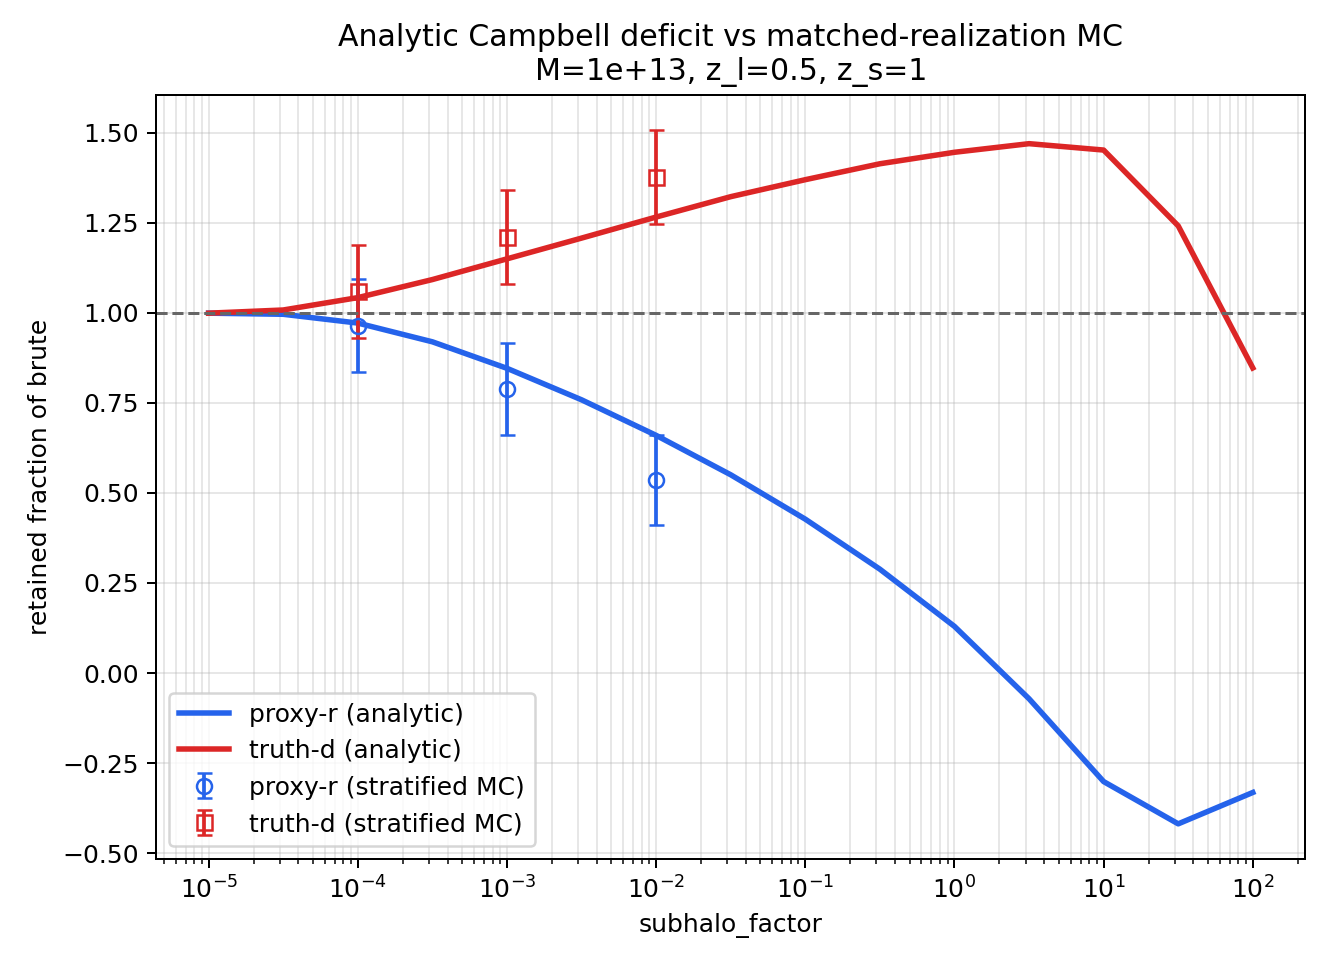

This chart was generated by the following Python code:
"""
Analytic (Campbell-integral) prediction of the subhalo_factor gate deficits.

For a single host (M, z_l, z_s) the matched-realization expectation of the
clump kappa^2 sum measured by subhalo_factor_dgate_area_scan.py is exactly

    E_gate = Nbar * int dm p_m(m) int dy q(y) int dd f(d|y) kappa_m(d)^2 * 1_gate

where
  p_m(m)  : SHMF mass pdf  ~ psi^(alpha-1) exp(-beta psi^omega), psi = m/M
  Nbar    : mean clump count above m_floor (power-law normalization, matching
            sample_brute_realization)
  q(y)    : area-weighted ray impact parameter pdf, 2y/rmax^2 on [0, rmax]
  f(d|y)  : pdf of clump-ray distance d given ray at host-center distance y,
            from the projected anti-biased subhalo radial profile
  gates   : brute (all), proxy-r (reach(m) >= y), truth-d (reach(m) >= d)

No Monte Carlo anywhere - straight quadrature. The output is compared against
the matched-realization scans (subhalo_factor_dgate_area_scan / paired_area_scan).

Physics functions come from scripts/subhalo_factor_proxy_check.py, which was
validated against the C++ (kappa/reach/NFW params/SHMF norm within <~1%,
2026-07-07).
"""
from __future__ import annotations

import argparse
import json
from pathlib import Path
import sys

import matplotlib
matplotlib.use("Agg")
import matplotlib.pyplot as plt
import numpy as np

ROOT = Path("/Users/baltabay/Desktop/gw-wl-emulator")
sys.path.insert(0, str(ROOT))

from scripts.subhalo_gate.subhalo_factor_proxy_check import (  # noqa: E402
    ALPHA, BETA, OMEGA, PSI_MAX,
    build_reach_interpolator, fg_kappa, gamma_norm, n_tau, nfw_params, sigma_crit,
)
from playground.dgate.subhalo_factor_dgate_area_scan import host_rmax  # noqa: E402


def projected_profile(c_host: float, r200: float, n_grid: int = 2048):
    """Projected (2D) surface pdf sigma(R) of the anti-biased subhalo profile.

    3D radial pdf (per sample_biased_radii): p3(x) ~ x^2/(1+cx)^2 * bias(x),
    x = r3d/r200 on [0,1].  Isotropic projection: R = r3d*sin(theta) with
    cos(theta) uniform, so  p2(R) = int_R^r200 p3(r) * R/(r*sqrt(r^2-R^2)) dr.
    Returns sigma(R) = p2(R)/(2 pi R)  (surface density, normalized so that
    int sigma 2 pi R dR = 1) as an interpolator plus the R grid.
    """
    x = np.linspace(1.0e-6, 1.0, n_grid)
    bias = 1.0 / np.sqrt((x / 0.54) ** (-2.5) + 1.0)
    # dN/dx = 4 pi r^2 rho_NFW(x) B(x) ~ x/(1+c x)^2 B(x); corrected 2026-07-28
    # from x^2/(1+c x)^2 -- see cpp/subhalo.cpp RADIAL SAMPLING CONVENTION.
    w3 = x / (1.0 + c_host * x) ** 2 * bias
    w3 /= np.trapezoid(w3, x)                      # p3(x), x = r/r200

    def p3_interp(q: np.ndarray) -> np.ndarray:
        return np.interp(q, x, w3, left=w3[0], right=0.0)

    # p2(R) = int_R^1 p3(r) R/(r sqrt(r^2-R^2)) dr.  The integrand has an
    # integrable 1/sqrt(r-R) singularity at r=R; substitute u = sqrt(r^2-R^2)
    # (r = sqrt(R^2+u^2), dr = u du / r) which removes it exactly:
    # p2(R) = int_0^{sqrt(1-R^2)} p3(sqrt(R^2+u^2)) * R/(R^2+u^2) du
    R = np.linspace(1.0e-6, 1.0 - 1.0e-9, n_grid)  # units of r200
    p2 = np.empty_like(R)
    for i, Ri in enumerate(R):
        umax = np.sqrt(max(1.0 - Ri**2, 0.0))
        if umax <= 0.0:
            p2[i] = 0.0
            continue
        u = np.linspace(0.0, umax, 512)
        r = np.sqrt(Ri**2 + u**2)
        p2[i] = np.trapezoid(p3_interp(r) * Ri / r**2, u)
    p2 /= np.trapezoid(p2, R)                      # p2(R), R in units of r200

    R_kpc = R * r200
    sigma = p2 / (2.0 * np.pi * np.maximum(R_kpc, 1.0e-12)) / r200

    def sigma_interp(q: np.ndarray) -> np.ndarray:
        return np.interp(q, R_kpc, sigma, left=sigma[0], right=0.0)

    return sigma_interp, R_kpc


def distance_kernel(y_grid, d_grid, sigma_interp, n_theta: int = 256):
    """f(d|y) on (len(y), len(d)) grid: f = d * int_0^2pi sigma(sqrt(y^2+d^2-2yd cos t)) dt."""
    theta = np.linspace(0.0, np.pi, n_theta)       # symmetric: integrate half, double
    ct = np.cos(theta)
    f = np.empty((len(y_grid), len(d_grid)))
    for i, y in enumerate(y_grid):
        s = np.sqrt(np.maximum(y**2 + d_grid[:, None]**2 - 2.0 * y * d_grid[:, None] * ct[None, :], 0.0))
        f[i] = d_grid * 2.0 * np.trapezoid(sigma_interp(s), theta, axis=1)
    return f


def run(host_mass, z_lens, z_source, kappa_thr_host, m_floor, factors,
        n_mass=80, n_y=160, n_d=200, n_theta=256, pooled=True):
    """Full analytic paired excess per host, per gate.

    With X(y) = delta_host(y) + S(y) (S = kept clump kappa sum) and the clump
    field Poisson given y:
        E[S|y]   = mu(y),   Var[S|y] = C(y)   (Campbell),
        E[X^2 + 2 kappa_ns X | y] = C + (mu+delta)^2 + 2 kappa_ns (mu+delta).
    Production (compound Poisson over hosts):   E = < C + (mu+d)^2 + 2 k_ns (mu+d) >_y
    Playground pooled-variance version subtracts the pooled means:
        E_pool = <...>_y - <mu+d>_y^2 - 2 <k_ns>_y <mu+d>_y
    """
    rs_host, rhos_host, c_host, r200_host = nfw_params(host_mass, z_lens)
    rmax_host = host_rmax(host_mass, z_lens, z_source, kappa_thr_host)
    nt, _ = n_tau(host_mass, z_lens)
    fs = 0.3563 / nt**0.6 - 0.075
    gamma = gamma_norm(fs)
    sigmac = sigma_crit(z_source, z_lens)
    kappa0_host = rs_host * rhos_host / sigmac

    # SHMF: mean count above m_floor (power law, as in sample_brute_realization),
    # mass pdf ~ psi^(alpha-1) exp(-beta psi^omega) renormalized on [psi_lo, 1]
    psi_lo = m_floor / host_mass
    nbar = gamma / ALPHA * (PSI_MAX**ALPHA - psi_lo**ALPHA)
    lpsi = np.linspace(np.log(psi_lo), np.log(PSI_MAX), n_mass)
    psi = np.exp(lpsi)
    w_m = psi**ALPHA * np.exp(-BETA * psi**OMEGA)          # pdf in log-psi
    w_m /= np.trapezoid(w_m, lpsi)
    mass = psi * host_mass

    # clump kappa / kappa^2 profiles on the d grid
    d_grid = np.logspace(-3, np.log10(rmax_host + r200_host), n_d)
    k1 = np.empty((n_mass, n_d))
    for i, m in enumerate(mass):
        rs_i, rhos_i, _, _ = nfw_params(float(m), z_lens)
        kappa0 = rs_i * rhos_i / sigmac
        k1[i] = 2.0 * kappa0 * fg_kappa(np.maximum(d_grid / rs_i, 1.0e-12))
    k2 = k1**2

    # geometry kernel
    sigma_interp, _ = projected_profile(c_host, r200_host)
    # log-spaced y: the integrand (kappa_ns * mean-shift terms) peaks at small y,
    # which a linear grid under-resolves; area weight 2y/rmax^2 * dy = 2y^2/rmax^2 dln(y)
    y_grid = np.logspace(-1, np.log10(rmax_host), n_y)
    q_y = 2.0 * y_grid / rmax_host**2
    wt_y = y_grid * np.gradient(np.log(y_grid))
    ay = q_y * wt_y                                         # area-weighted y quadrature
    f_dy = distance_kernel(y_grid, d_grid, sigma_interp, n_theta)   # (n_y, n_d)

    # log-d quadrature: dd = d dln(d)
    wt_d = np.gradient(np.log(d_grid))
    fd = f_dy * (d_grid * wt_d)[None, :]                    # kernel incl. d-quadrature

    kappa_ns = 2.0 * kappa0_host * fg_kappa(np.maximum(y_grid / rs_host, 1.0e-12))

    def host_kappa_reduced(frac_res: np.ndarray) -> np.ndarray:
        """kappa_host((1-f)M) at each y, with NFW params re-fit at the reduced mass."""
        out = np.empty_like(y_grid)
        # group identical fractions to avoid redundant nfw_params calls
        for fr in np.unique(np.round(frac_res, 6)):
            sel = np.round(frac_res, 6) == fr
            m_eff = max((1.0 - min(fr, 0.95)) * host_mass, 1.0)
            rs_e, rhos_e, _, _ = nfw_params(m_eff, z_lens)
            k0 = rs_e * rhos_e / sigmac
            out[sel] = 2.0 * k0 * fg_kappa(np.maximum(y_grid[sel] / rs_e, 1.0e-12))
        return out

    def excess(mu_y, C_y, frac_y):
        delta_y = host_kappa_reduced(frac_y) - kappa_ns
        md = mu_y + delta_y
        e = np.sum(ay * (C_y + md**2 + 2.0 * kappa_ns * md))
        if pooled:
            e -= np.sum(ay * md) ** 2 + 2.0 * np.sum(ay * kappa_ns) * np.sum(ay * md)
        return e

    # ---- brute: keep everything above m_floor
    J1 = np.einsum("yd,md->my", fd, k1, optimize=True)      # (n_mass, n_y): int f k dd
    J2 = np.einsum("yd,md->my", fd, k2, optimize=True)
    mu_b = nbar * np.trapezoid(w_m[:, None] * J1, lpsi, axis=0)
    C_b = nbar * np.trapezoid(w_m[:, None] * J2, lpsi, axis=0)
    # resolved mass fraction: nbar * <m * 1_keep> / M  (all kept for brute)
    frac_b = np.full_like(y_grid, nbar * np.trapezoid(w_m * psi, lpsi))
    E_brute = excess(mu_b, C_b, frac_b)

    rows = []
    for f in factors:
        reach = build_reach_interpolator(
            m_min=m_floor, m_max=PSI_MAX * host_mass, zl=z_lens, zs=z_source,
            kappa_thr=f * kappa_thr_host,
        )(mass)

        # proxy-r: keep clump (any d) iff reach(m) >= y
        keep_y = (y_grid[None, :] <= reach[:, None])        # (n_mass, n_y)
        mu_p = nbar * np.trapezoid(w_m[:, None] * J1 * keep_y, lpsi, axis=0)
        C_p = nbar * np.trapezoid(w_m[:, None] * J2 * keep_y, lpsi, axis=0)
        frac_p = nbar * np.trapezoid((w_m * psi)[:, None] * keep_y, lpsi, axis=0)
        E_proxy = excess(mu_p, C_p, frac_p)

        # truth-d: keep iff d <= reach(m)
        keep_d = (d_grid[None, :] <= reach[:, None])        # (n_mass, n_d)
        J1t = np.einsum("yd,md->my", fd, k1 * keep_d, optimize=True)
        J2t = np.einsum("yd,md->my", fd, k2 * keep_d, optimize=True)
        # kept-probability per (m, y) for the mass fraction
        P_keep = np.einsum("yd,md->my", fd, np.broadcast_to(keep_d, (n_mass, n_d)).astype(float),
                           optimize=True)
        mu_t = nbar * np.trapezoid(w_m[:, None] * J1t, lpsi, axis=0)
        C_t = nbar * np.trapezoid(w_m[:, None] * J2t, lpsi, axis=0)
        frac_t = nbar * np.trapezoid((w_m * psi)[:, None] * P_keep, lpsi, axis=0)
        E_truth = excess(mu_t, C_t, frac_t)

        rows.append({
            "subhalo_factor": float(f),
            "E_brute": float(E_brute),
            "E_proxy": float(E_proxy),
            "E_truth": float(E_truth),
            "proxy_vs_brute": float(E_proxy / E_brute),
            "truth_vs_brute": float(E_truth / E_brute),
        })
        print(f"factor={f:.4g}  proxy/brute={E_proxy/E_brute:.4f}  truth/brute={E_truth/E_brute:.4f}")

    meta = {
        "host_mass": host_mass, "z_lens": z_lens, "z_source": z_source,
        "kappa_thr_host": kappa_thr_host, "m_floor": m_floor,
        "r200_host": r200_host, "rmax_host": rmax_host, "nbar": nbar,
        "c_host": c_host, "fs": fs, "pooled": pooled,
    }
    return meta, rows


def main() -> None:
    parser = argparse.ArgumentParser(description=__doc__)
    parser.add_argument("--host-mass", type=float, default=1.0e13)
    parser.add_argument("--z-lens", type=float, default=0.5)
    parser.add_argument("--z-source", type=float, default=1.0)
    parser.add_argument("--kappa-thr-host", type=float, default=1.276e-4)
    parser.add_argument("--m-floor", type=float, default=1.0e7)
    parser.add_argument("--factors", type=float, nargs="+", default=[
        1e-5, 3.1622776601683795e-5, 1e-4, 3.1622776601683795e-4, 1e-3,
        3.1622776601683795e-3, 1e-2, 3.1622776601683795e-2, 1e-1,
        3.1622776601683795e-1, 1.0, 3.1622776601683795, 10.0,
        31.622776601683793, 100.0,
    ])
    parser.add_argument("--mc-json", type=Path,
                        default=ROOT / "playground" / "subhalo_factor_stratified_mc.json")
    parser.add_argument("--out", type=Path,
                        default=ROOT / "playground" / "subhalo_factor_analytic_deficit.png")
    parser.add_argument("--json-out", type=Path,
                        default=ROOT / "playground" / "subhalo_factor_analytic_deficit.json")
    args = parser.parse_args()

    meta, rows = run(args.host_mass, args.z_lens, args.z_source,
                     args.kappa_thr_host, args.m_floor, args.factors)
    payload = {"meta": meta, "rows": rows}
    args.json_out.write_text(json.dumps(payload, indent=2))

    factors = np.array([r["subhalo_factor"] for r in rows])
    pvb = np.array([r["proxy_vs_brute"] for r in rows])
    tvb = np.array([r["truth_vs_brute"] for r in rows])

    fig, ax = plt.subplots(figsize=(7.4, 5.4))
    ax.plot(factors, pvb, lw=2.2, color="#2563eb", label="proxy-r (analytic)")
    ax.plot(factors, tvb, lw=2.2, color="#dc2626", label="truth-d (analytic)")

    if args.mc_json.exists():
        mc = json.loads(args.mc_json.read_text())
        if isinstance(mc, dict) and "results" in mc:      # stratified MC format
            res = mc["results"]
            eb = res["brute"]["excess"]
            fmc, pmc, perr, tmc, terr = [], [], [], [], []
            for key, r in res.items():
                if key.startswith("proxy_"):
                    fmc.append(float(key.split("_")[1]))
                    pmc.append(r["excess"] / eb)
                    perr.append(r["err"] / abs(eb))
                    t = res[f"truth_{key.split('_')[1]}"]
                    tmc.append(t["excess"] / eb)
                    terr.append(t["err"] / abs(eb))
            ax.errorbar(fmc, pmc, yerr=perr, fmt="o", ms=6, mfc="none", capsize=3,
                        color="#2563eb", label="proxy-r (stratified MC)")
            ax.errorbar(fmc, tmc, yerr=terr, fmt="s", ms=6, mfc="none", capsize=3,
                        color="#dc2626", label="truth-d (stratified MC)")
        else:
            fmc = np.array([r["subhalo_factor"] for r in mc])
            pmc = np.array([r["excess_proxy"] / r["excess_brute"] for r in mc])
            tmc = np.array([r["excess_truth"] / r["excess_brute"] for r in mc])
            ax.plot(fmc, pmc, "o", ms=6, mfc="none", color="#2563eb", label="proxy-r (paired MC)")
            ax.plot(fmc, tmc, "s", ms=6, mfc="none", color="#dc2626", label="truth-d (paired MC)")

    ax.axhline(1.0, color="0.4", ls="--", lw=1.2)
    ax.set_xscale("log")
    ax.set_xlabel("subhalo_factor")
    ax.set_ylabel("retained fraction of brute")
    ax.set_title(f"Analytic Campbell deficit vs matched-realization MC\n"
                 f"M={args.host_mass:.0e}, z_l={args.z_lens:g}, z_s={args.z_source:g}")
    ax.grid(alpha=0.3, which="both")
    ax.legend()
    fig.tight_layout()
    fig.savefig(args.out, dpi=180, facecolor="white")
    print(f"saved {args.out}")
    print(f"saved {args.json_out}")


if __name__ == "__main__":
    main()
